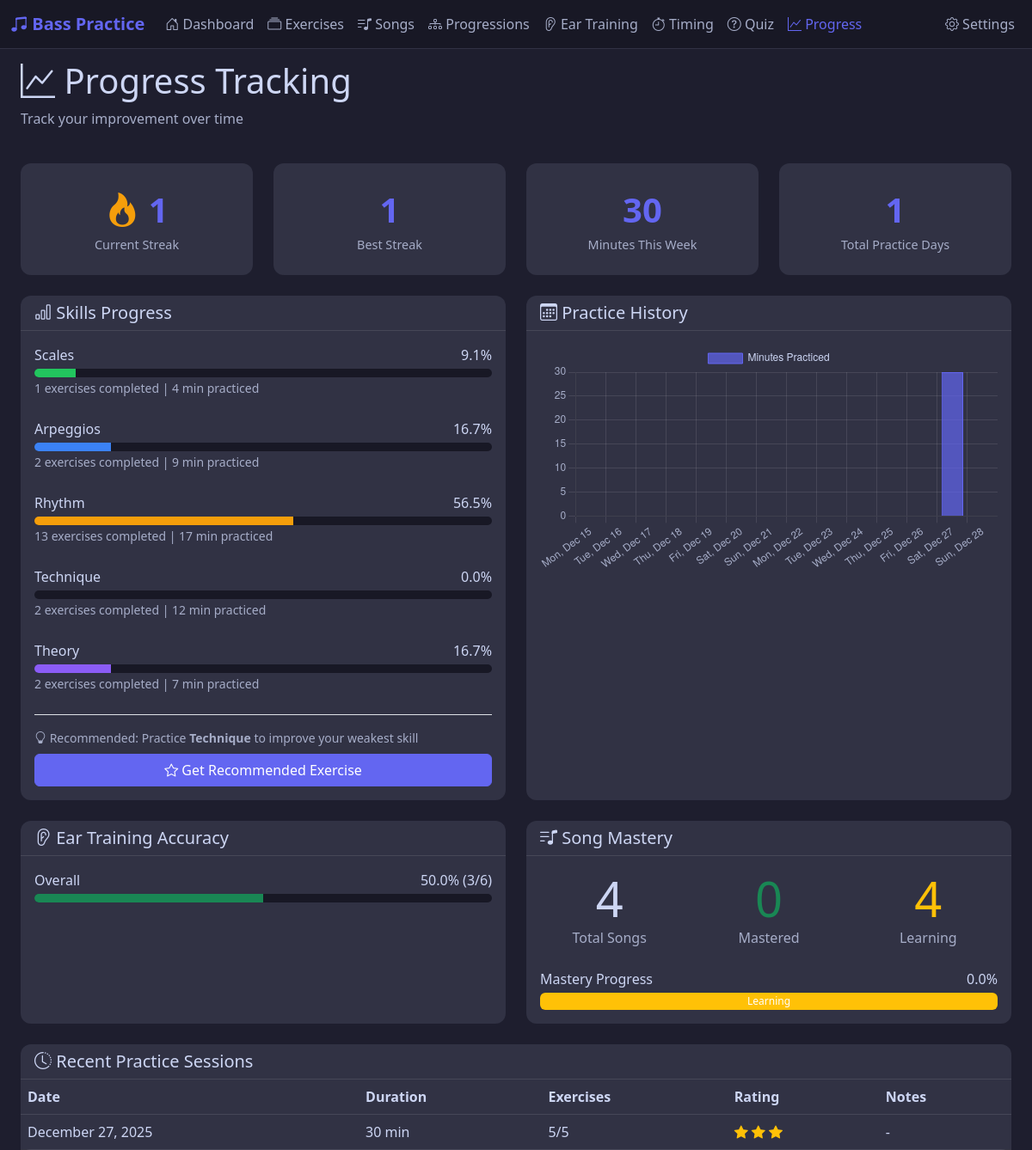
/progress, run on an earlier commit of the app's database.
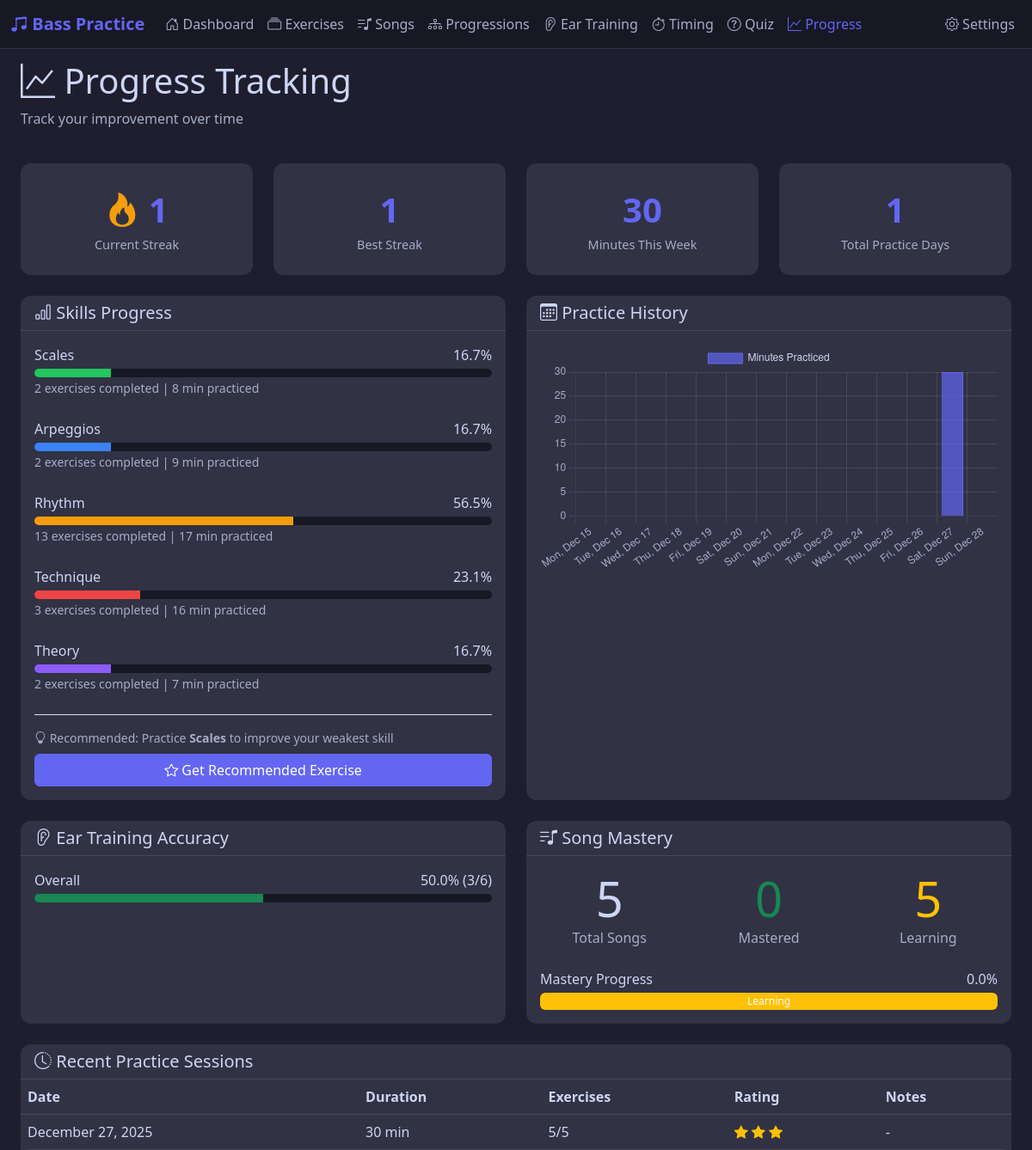
And on a later commit of the database.
### app/models.py (models this page shows, shortened)
class PracticeStreak(db.Model):
    __tablename__ = 'practice_streaks'
    id = db.Column(db.Integer, primary_key=True)
    current_streak = db.Column(db.Integer, default=0)
    longest_streak = db.Column(db.Integer, default=0)
    last_practice_date = db.Column(db.Date)
    total_practice_days = db.Column(db.Integer, default=0)
    updated_at = db.Column(db.DateTime, default=datetime.utcnow, onupdate=datetime.utcnow)

class Progress(db.Model):
    __tablename__ = 'progress'
    id = db.Column(db.Integer, primary_key=True)
    category = db.Column(db.String(30), nullable=False)  # scales, arpeggios, etc.
    skill_level = db.Column(db.Float, default=0.0)  # 0.0-1.0 progress within level
    exercises_completed = db.Column(db.Integer, default=0)
    total_practice_time = db.Column(db.Integer, default=0)  # minutes
    last_practiced = db.Column(db.Date)
    updated_at = db.Column(db.DateTime, default=datetime.utcnow, onupdate=datetime.utcnow)

class PracticeSession(db.Model):
    __tablename__ = 'practice_sessions'
    id = db.Column(db.Integer, primary_key=True)
    session_date = db.Column(db.Date, nullable=False, default=date.today)
    planned_duration = db.Column(db.Integer)  # minutes
    actual_duration = db.Column(db.Integer)  # minutes
    completed_exercises = db.Column(db.Integer, default=0)
    total_exercises = db.Column(db.Integer, default=0)
    session_notes = db.Column(db.Text)
    session_rating = db.Column(db.Integer)  # 1-5 stars
    is_completed = db.Column(db.Boolean, default=False)
    created_at = db.Column(db.DateTime, default=datetime.utcnow)
    exercises = db.relationship('SessionExercise', backref='session', lazy=True, cascade='all, delete-orphan')

### app/routes.py (the view)
@main_bp.route('/progress')
def progress():
    progress_data = Progress.query.all()
    sessions = PracticeSession.query.filter_by(is_completed=True).order_by(
        PracticeSession.session_date.desc()
    ).limit(30).all()
    streak = PracticeStreak.query.first()
    week_ago = date.today() - timedelta(days=7)
    weekly_time = db.session.query(
        db.func.sum(PracticeSession.actual_duration)
    ).filter(
        PracticeSession.session_date >= week_ago,
        PracticeSession.is_completed == True
    ).scalar() or 0
    total_ear = EarTrainingResult.query.filter_by(exercise_id=0).count()
    correct_ear = EarTrainingResult.query.filter_by(exercise_id=0, correct=True).count()
    ear_stats = {
        'overall': {
            'total': total_ear,
            'correct': correct_ear,
            'accuracy': (correct_ear / total_ear * 100) if total_ear > 0 else 0
        }
    }
    total_songs = Song.query.count()
    mastered_songs = Song.query.filter(Song.mastery_level >= 4).count()
    lowest_category = None
    if progress_data:
        lowest_progress = min(progress_data, key=lambda p: p.skill_level)
        lowest_category = lowest_progress.category
    else:
        lowest_category = EXERCISE_CATEGORIES[0] if EXERCISE_CATEGORIES else 'scales'
    return render_template('progress.html',
        progress_data=progress_data,
        sessions=sessions,
        streak=streak,
        weekly_time=weekly_time,
        ear_stats=ear_stats,
        total_songs=total_songs,
        mastered_songs=mastered_songs,
        recommended_category=lowest_category
    )

### app/templates/progress.html (shortened to what this page needs)
{% extends "base.html" %}
{% block content %}
<div class="container-fluid px-4">
    <div class="row mb-4">
        <div class="col-12">
            <h1><i class="bi bi-graph-up"></i> Progress Tracking</h1>
            <p class="text-secondary">Track your improvement over time</p>
        </div>
    </div>
    <div class="row mb-4">
        <div class="col-md-3">
            <div class="card stat-card">
                <div class="stat-value">
                    <i class="bi bi-fire streak-fire"></i> {{ streak.current_streak if streak else 0 }}
                </div>
                <div class="stat-label">Current Streak</div>
            </div>
        </div>
        <div class="col-md-3">
            <div class="card stat-card">
                <div class="stat-value">{{ streak.longest_streak if streak else 0 }}</div>
                <div class="stat-label">Best Streak</div>
            </div>
        </div>
        <div class="col-md-3">
            <div class="card stat-card">
                <div class="stat-value">{{ weekly_time }}</div>
                <div class="stat-label">Minutes This Week</div>
            </div>
        </div>
        <div class="col-md-3">
            <div class="card stat-card">
                <div class="stat-value">{{ streak.total_practice_days if streak else 0 }}</div>
                <div class="stat-label">Total Practice Days</div>
            </div>
        </div>
    </div>
    <div class="row">
        <div class="col-lg-6 mb-4">
            <div class="card h-100">
                <div class="card-header">
                    <h5 class="mb-0"><i class="bi bi-bar-chart"></i> Skills Progress</h5>
                </div>
                <div class="card-body">
                    {% for progress in progress_data %}
                        <div class="mb-4">
                            <div class="d-flex justify-content-between mb-1">
                                <span class="text-capitalize">{{ progress.category }}</span>
                                <span>{{ (progress.skill_level * 100)|round(1) }}%</span>
                            </div>
                            <div class="progress" style="height: 10px;">
                                <div class="progress-bar badge-{{ progress.category }}"
                                     style="width: {{ progress.skill_level * 100 }}%"></div>
                            </div>
                            <small class="text-secondary">
                                {{ progress.exercises_completed }} exercises completed |
                                {{ progress.total_practice_time }} min practiced
                            </small>
                        </div>
                    {% else %}
                        <p class="text-center text-secondary py-4">Start practicing to see your progress!</p>
                    {% endfor %}
                    {% if recommended_category %}
                    <div class="mt-4 pt-3 border-top">
                        <p class="text-secondary small mb-2">
                            <i class="bi bi-lightbulb"></i>
                            Recommended: Practice <strong>{{ recommended_category|title }}</strong> to improve your weakest skill
                        </p>
                        <a href="{{ url_for('main.get_recommended_exercise') }}" class="btn btn-primary w-100">
                            <i class="bi bi-star"></i> Get Recommended Exercise
                        </a>
                    </div>
                    {% endif %}
                </div>
            </div>
        </div>
        <div class="col-lg-6 mb-4">
            <div class="card h-100">
                <div class="card-header">
                    <h5 class="mb-0"><i class="bi bi-calendar3"></i> Practice History</h5>
                </div>
                <div class="card-body">
                    <canvas id="practiceChart"></canvas>
                </div>
            </div>
        </div>
    </div>
    <div class="row">
        <div class="col-lg-6 mb-4">
            <div class="card h-100">
                <div class="card-header">
                    <h5 class="mb-0"><i class="bi bi-ear"></i> Ear Training Accuracy</h5>
                </div>
                <div class="card-body">
                    {% for type, stats in ear_stats.items() %}
                        <div class="mb-3">
                            <div class="d-flex justify-content-between mb-1">
                                <span class="text-capitalize">{{ type }}</span>
                                <span>{{ stats.accuracy|round(1) }}% ({{ stats.correct }}/{{ stats.total }})</span>
                            </div>
                            <div class="progress" style="height: 10px;">
                                <div class="progress-bar bg-success" style="width: {{ stats.accuracy }}%"></div>
                            </div>
                        </div>
                    {% else %}
                        <p class="text-center text-secondary py-4">Complete ear training exercises to see your accuracy!</p>
                    {% endfor %}
                </div>
            </div>
        </div>
        <div class="col-lg-6 mb-4">
            <div class="card h-100">
                <div class="card-header">
                    <h5 class="mb-0"><i class="bi bi-music-note-list"></i> Song Mastery</h5>
                </div>
                <div class="card-body">
                    <div class="row text-center">
                        <div class="col-4">
                            <div class="display-4">{{ total_songs }}</div>
                            <div class="text-secondary">Total Songs</div>
                        </div>
                        <div class="col-4">
                            <div class="display-4 text-success">{{ mastered_songs }}</div>
                            <div class="text-secondary">Mastered</div>
                        </div>
                        <div class="col-4">
                            <div class="display-4 text-warning">{{ total_songs - mastered_songs }}</div>
                            <div class="text-secondary">Learning</div>
                        </div>
                    </div>
                    {% if total_songs > 0 %}
                        <div class="mt-4">
                            <div class="d-flex justify-content-between mb-1">
                                <span>Mastery Progress</span>
                                <span>{{ ((mastered_songs / total_songs) * 100)|round(1) }}%</span>
                            </div>
                            <div class="progress" style="height: 20px;">
                                <div class="progress-bar bg-warning"
                                     style="width: {{ ((total_songs - mastered_songs) / total_songs) * 100 }}%">
                                    Learning
                                </div>
                            </div>
                        </div>
                    {% endif %}
                </div>
            </div>
        </div>
    </div>
    <div class="row">
        <div class="col-12">
            <div class="card">
                <div class="card-header">
                    <h5 class="mb-0"><i class="bi bi-clock-history"></i> Recent Practice Sessions</h5>
                </div>
                <div class="card-body p-0">
                    {% if sessions %}
                        <div class="table-responsive">
                            <table class="table table-dark table-hover mb-0">
                                <thead>
                                    <tr>
                                        <th>Date</th>
                                        <th>Duration</th>
                                        <th>Exercises</th>
                                        <th>Rating</th>
                                        <th>Notes</th>
                                    </tr>
                                </thead>
                                <tbody>
                                    {% for session in sessions %}
                                        <tr>
                                            <td>{{ session.session_date.strftime('%B %d, %Y') }}</td>
                                            <td>{{ session.actual_duration or session.planned_duration }} min</td>
                                            <td>{{ session.completed_exercises }}/{{ session.total_exercises }}</td>
                                            <td>
                                                {% if session.session_rating %}
                                                    {% for i in range(session.session_rating) %}
                                                        <i class="bi bi-star-fill text-warning"></i>
                                                    {% endfor %}
                                                {% else %}
                                                    <span class="text-secondary">-</span>
                                                {% endif %}
                                            </td>
                                            <td>{{ session.session_notes[:50] if session.session_notes else '-' }}{{ '...' if session.session_notes and session.session_notes|length > 50 else '' }}</td>
                                        </tr>
                                    {% endfor %}
                                </tbody>
                            </table>
                        </div>
                    {% else %}
                        <p class="text-center text-secondary py-4">No practice sessions recorded yet.</p>
                    {% endif %}
                </div>
            </div>
        </div>
    </div>
</div>
{% endblock %}
{% block extra_js %}
<script>
    // Fetch and display practice chart
    fetch('/api/progress-data')
        .then(response => response.json())
        .then(data => {
            const ctx = document.getElementById('practiceChart');
            if (ctx && data.daily_practice) {
                // Get last 14 days
                const labels = [];
                const values = [];
                const today = new Date();
                for (let i = 13; i >= 0; i--) {
                    const date = new Date(today);
                    date.setDate(date.getDate() - i);
                    const dateStr = date.toISOString().split('T')[0];
                    labels.push(date.toLocaleDateString('en-US', { weekday: 'short', month: 'short', day: 'numeric' }));
                    values.push(data.daily_practice[dateStr] || 0);
                }
                new Chart(ctx, {
                    type: 'bar',
                    data: {
                        labels: labels,
                        datasets: [{
                            label: 'Minutes Practiced',
                            data: values,
                            backgroundColor: 'rgba(99, 102, 241, 0.7)',
                            borderColor: 'rgb(99, 102, 241)',
                            borderWidth: 1
                        }]
                    },
                    options: {
                        responsive: true,
                        scales: {
                            y: {
                                beginAtZero: true,
                                ticks: { color: '#a6adc8' },
                                grid: { color: 'rgba(255,255,255,0.1)' }
                            },
                            x: {
                                ticks: { color: '#a6adc8' },
                                grid: { color: 'rgba(255,255,255,0.1)' }
                            }
                        },
                        plugins: {
                            legend: {
                                labels: { color: '#cdd6f4' }
                            }
                        }
                    }
                });
            }
        });
</script>
{% endblock %}

What changed in the data, as far as the page shows it:
changed Progress "Scales": (progress.skill_level*100)|round(1) "9.1" → "16.7"; skill_level 0.0909091 → 0.166667 (drawn); exercises_completed "1" → "2"; total_practice_time "4" → "8"
changed Progress "Technique": (progress.skill_level*100)|round(1) "0.0" → "23.1"; skill_level 0 → 0.230769 (drawn); exercises_completed "2" → "3"; total_practice_time "12" → "16"
Also different on the page:
{{ recommended_category|title }}: "Technique" → "Scales"
{{ total_songs }}: "4" → "5"
{{ total_songs - mastered_songs }}: "4" → "5"
